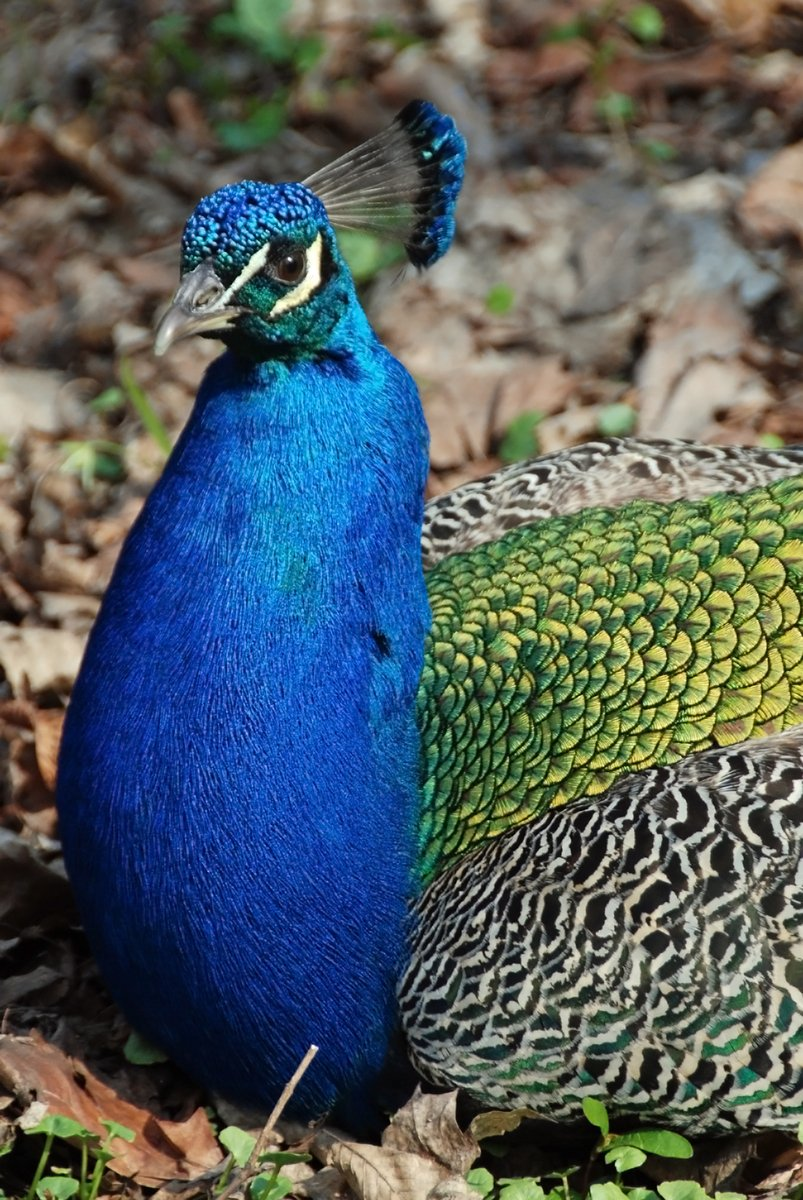
#> input picture incoming/puppy-2-1404644.jpg, 803 x 1200 px, found by its file name
$ python thumbnail_maker_processpool.py
#> lines starting #> are read from the running program, lines starting #| are printed output that depends on the picture
import time
import os
import logging
from urllib.parse import urlparse
from urllib.request import urlretrieve

import PIL
from PIL import Image
import PIL.Image

import multiprocessing

from queue import Queue, Empty
from threading import Thread

# log message format
FORMAT = "[%(threadName)s, %(asctime)s, %(levelname)s] %(message)s"
logging.basicConfig(filename='logfile.log', level=logging.DEBUG, format=FORMAT)

img_list = [
    "https://images.freeimages.com/images/large-previews/56d/peacock-1169961.jpg",
    "https://images.freeimages.com/images/large-previews/bc4/curious-bird-1-1374322.jpg",
    "https://images.freeimages.com/images/large-previews/866/butterfly-1-1535829.jpg",
    "https://images.freeimages.com/images/large-previews/ab3/puppy-2-1404644.jpg",
    "https://images.freeimages.com/images/large-previews/39a/spring-1377434.jpg",
    "https://images.freeimages.com/images/large-previews/83f/paris-1213603.jpg"
]

class ThumbnailMakerService(object):
    def __init__(self, home_dir='.'):
        self.home_dir = home_dir
        self.input_dir = self.home_dir + os.path.sep + 'incoming'
        self.output_dir = self.home_dir + os.path.sep + 'outgoing'
        self.img_list= []

    def download_image(self, download_queue: Queue):
        while not download_queue.empty():
            try:
                url = download_queue.get(block=False)
                img_filename = urlparse(url).path.split('/')[-1]
                dest_path = self.input_dir + os.path.sep + img_filename
                urlretrieve(url, dest_path)
                self.img_list.append(img_filename)

                download_queue.task_done()
            except Queue.Empty:
                logging.info("Queue empty")

    # [62 lines of commented-out code are left out]

    def resize_image(self, filename):
        target_sizes = [32, 64, 200]

        logging.info("resizing image {}".format(filename))
        orig_img = Image.open(self.input_dir + os.path.sep + filename)
        for basewidth in target_sizes:
            img = orig_img
            # calculate target height of the resized image to maintain the aspect ratio
            wpercent = (basewidth / float(img.size[0]))
            hsize = int((float(img.size[1]) * float(wpercent)))
            # perform resizing
            img = img.resize((basewidth, hsize), PIL.Image.Resampling.LANCZOS)
            # save the resize image to the output dir with a modified file name
            new_filename = os.path.splitext(filename)[0] + '_' + str(basewidth) + os.path.splitext(filename)[1]
            img.save(self.output_dir + os.path.sep + new_filename)

        os.remove(self.input_dir + os.path.sep + filename)
        logging.info("done resizing image {}".format(filename))

    def make_thumbnails(self, img_url_list):
        logging.info("START make thumbnails")
        pool = multiprocessing.Pool()
        start = time.perf_counter()

        download_queue = Queue()

        for img_url in img_url_list:
            download_queue.put(img_url)

        num_dl_threads = 4
        for _ in range(num_dl_threads):
            t = Thread(target=self.download_image, args=(download_queue,))
            t.start()

        download_queue.join()

        start_resize = time.perf_counter()
        pool.map(self.resize_image, self.img_list)
#> in resize_image, orig_img is the input picture: PIL image 803x1200 RGB; mean R, G, B 81.9, 93.2, 95.9
#> call 3 of resize_image, with filename = 'butterfly-1-1535829.jpg'
#> in resize_image (call 3), `orig_img = Image.open(self.input_dir + os.path.sep + filename)`:
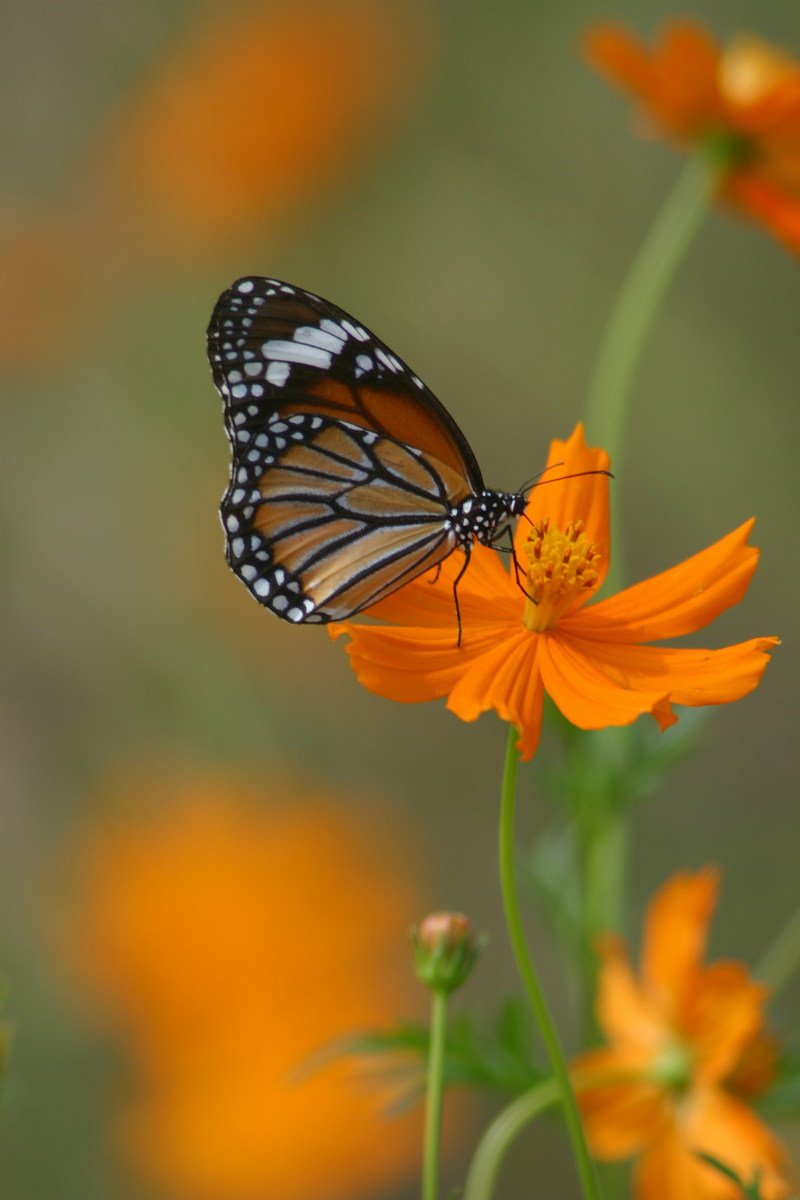
#> orig_img: PIL image 800x1200 RGB; mean R, G, B 134.7, 105, 45.7
#> call 4 of resize_image, with filename = 'paris-1213603.jpg'
#> in resize_image (call 4), `orig_img = Image.open(self.input_dir + os.path.sep + filename)`:
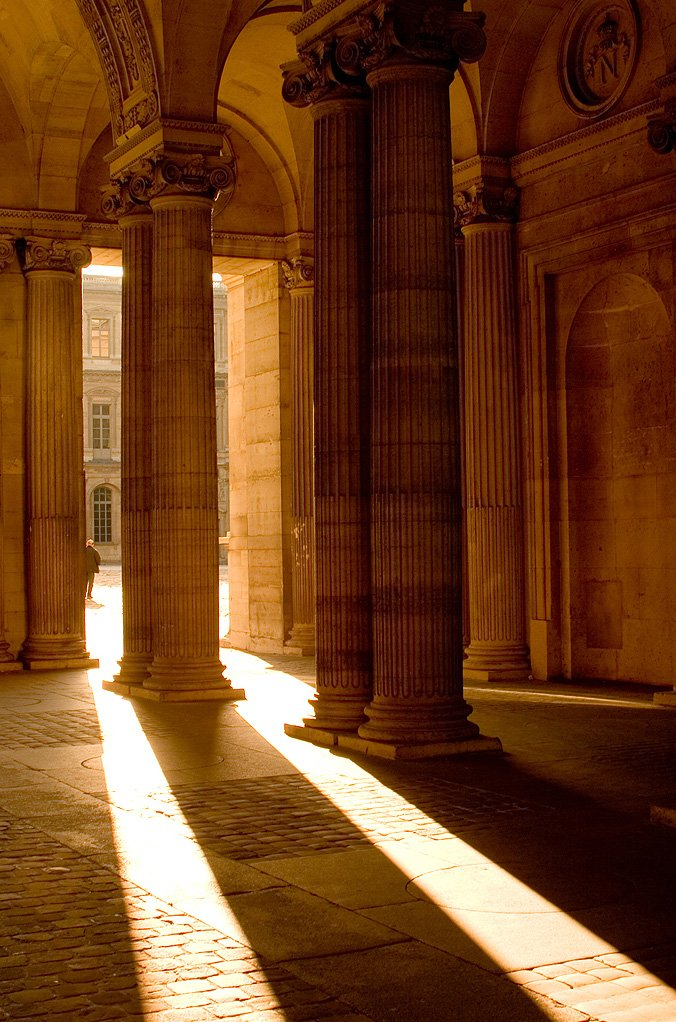
#> orig_img: PIL image 676x1022 RGB; mean R, G, B 111.4, 64.3, 31.3
#> in resize_image (call 5), `orig_img = Image.open(self.input_dir + os.path.sep + filename)`:
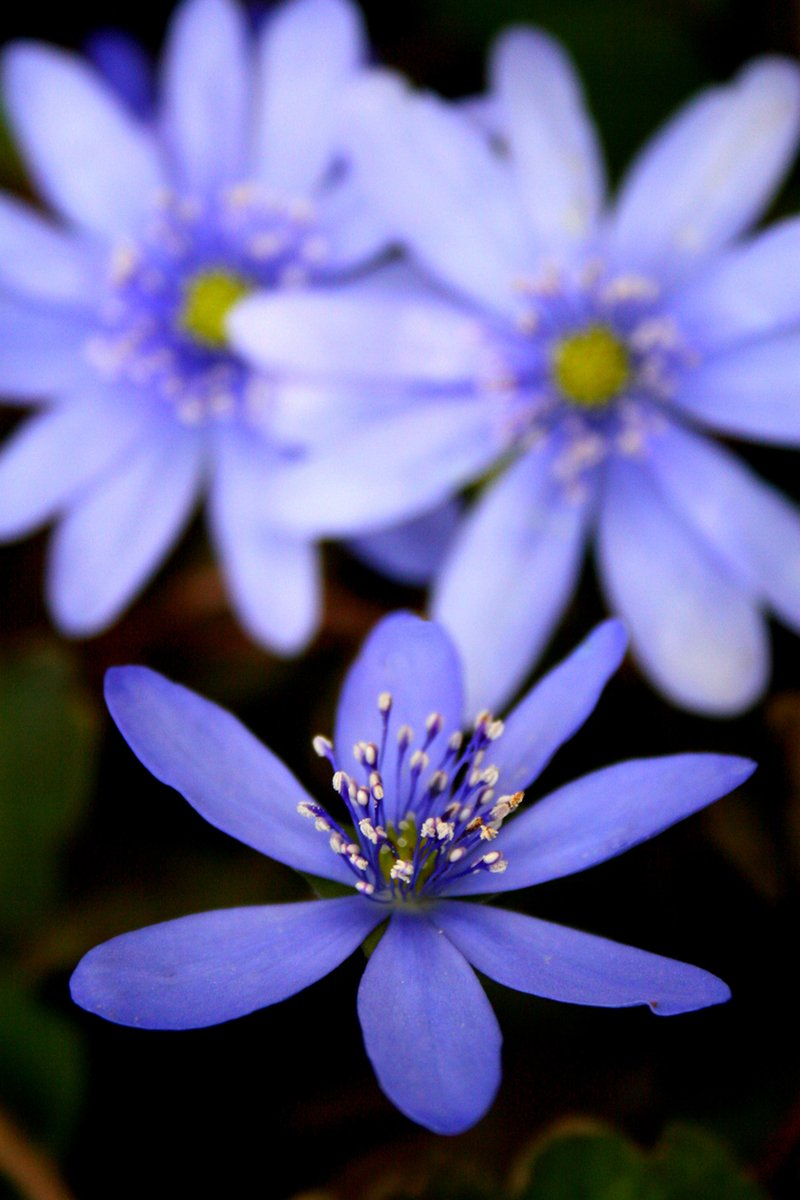
#> orig_img: PIL image 800x1200 RGB; mean R, G, B 96.6, 94.7, 140.4
#> in resize_image (call 6), `orig_img = Image.open(self.input_dir + os.path.sep + filename)`:
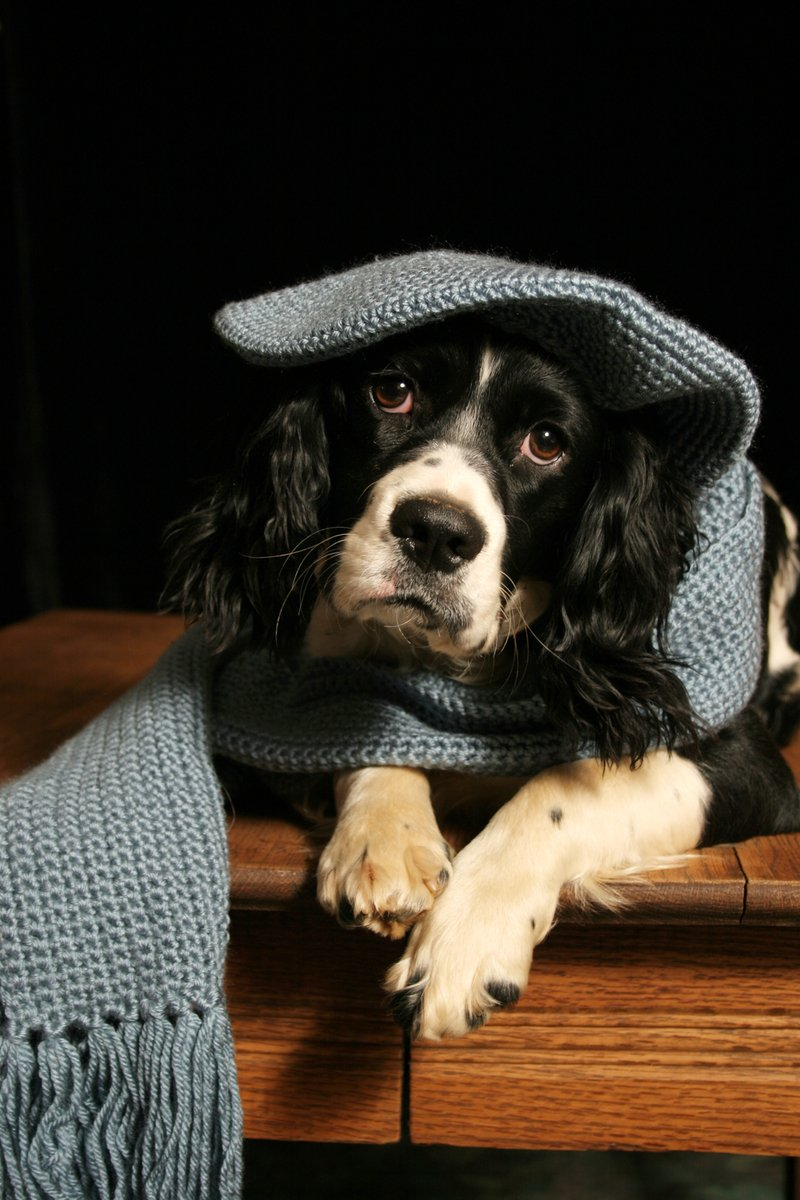
#> orig_img: PIL image 800x1200 RGB; mean R, G, B 62.3, 53.9, 43
#> the loop in resize_image (call 6), `for basewidth in target_sizes:` made 3 passes
#> pass 3, in resize_image (call 6), `img = img.resize((basewidth, hsize), PIL.Image.Resampling.LANCZOS)`:
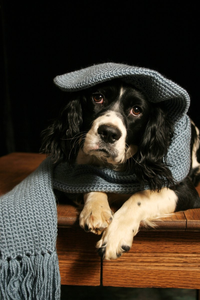
#> img: PIL image 200x300 RGB; mean R, G, B 62.3, 53.9, 43
        end_resize = time.perf_counter()

        end = time.perf_counter()

        pool.close()
        pool.join()

        logging.info("created {} thumbnails in {} seconds".format(len(self.img_list), end_resize-start_resize))
        logging.info("END make_thumbnails in {} seconds".format(end-start))

executor = ThumbnailMakerService()
executor.make_thumbnails(img_list)
